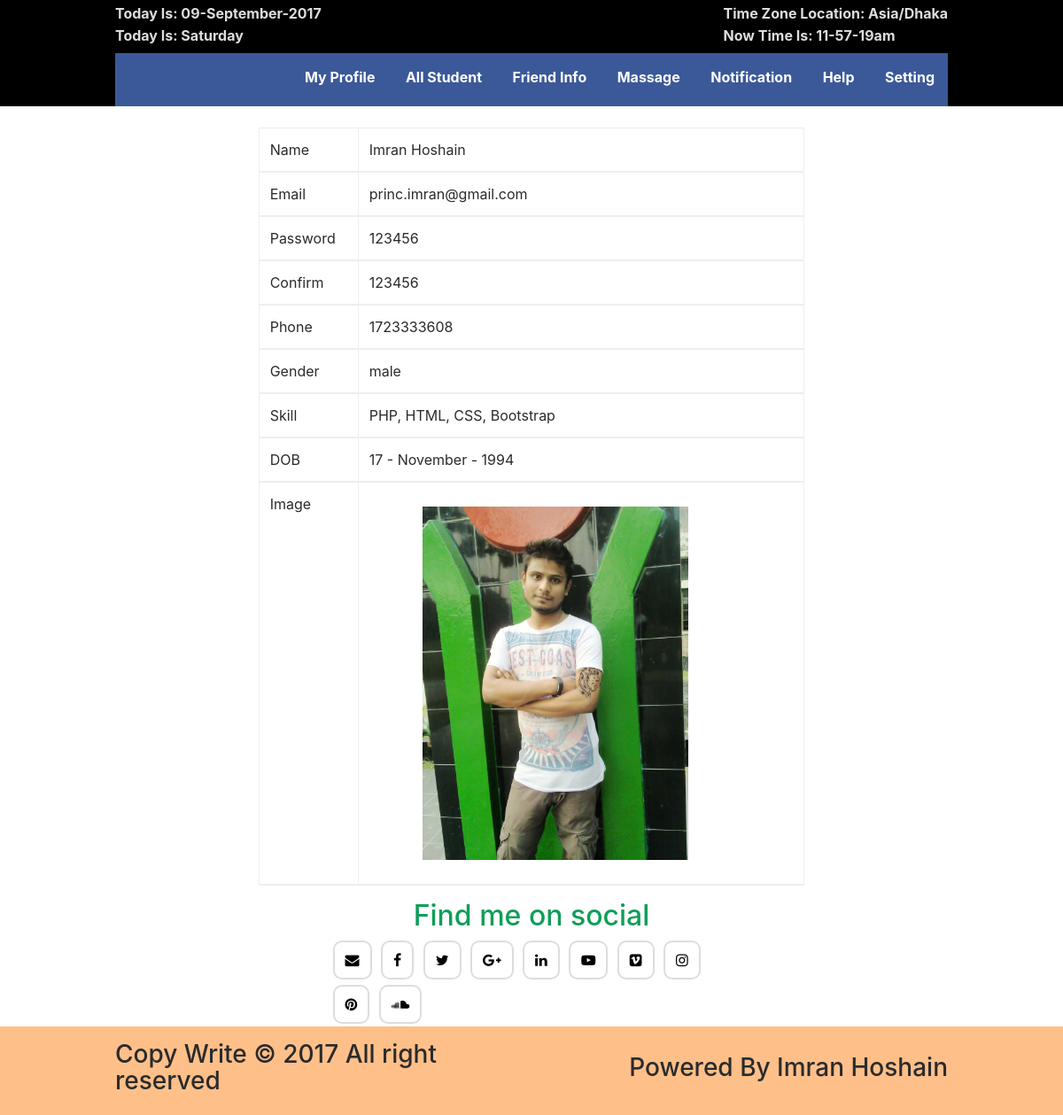
The app's page /user_profile.php?id=24 with its own data.
### tables this page shows
CREATE TABLE `user_info` (
  `id` int(11) NOT NULL,
  `name` varchar(255) NOT NULL,
  `email` varchar(255) NOT NULL,
  `password` varchar(40) NOT NULL,
  `confirm` varchar(40) NOT NULL,
  `phone` int(20) NOT NULL,
  `radio` varchar(255) NOT NULL,
  `optradio` varchar(255) NOT NULL,
  `dob` varchar(255) NOT NULL,
  `image` varchar(255) NOT NULL
);

### user_profile.php (the view, shortened to what this page needs)
<?php
$db = new PDO('mysql:host=localhost;dbname=imrandb;charset=utf8mb4', 'root', '');
$query = "SELECT * FROM `user_info` WHERE id =" .$_GET['id'];
$stmt = $db->query($query);
$data = $stmt->fetch(PDO::FETCH_ASSOC);
?>
<!DOCTYPE html>
<html lang="en">
<head>
    <link type="text/css" href="css/bootstrap.min.css" rel="stylesheet">
    <link type="text/css" href="css/font-awesome.min.css" rel="stylesheet">
    <link type="text/css" href="style.css" rel="stylesheet">
    <link type="text/css" href="css/responsive.css" rel="stylesheet">
</head>
<body>
   <header>
        <?php include 'header.php';?>
    </header>
    <br>
    <div class="my-work">
        <div class="container">
            <div class="row">
                <div class="col-md-8 offset-md-2">
                    <table class="table table-bordered">
                        <thead>
                            <tr>
                                <td>Name</td>
                                <td>
                                    <?php echo $data['name']; ?>
                                </td>
                            </tr>
                            <tr>
                                <td>Email</td>
                                <td>
                                    <?php echo $data['email']; ?>
                                </td>
                            </tr>
                            <tr>
                                <td>Password</td>
                                <td>
                                    <?php echo $data['password']; ?>
                                </td>
                            </tr>
                            <tr>
                                <td>Confirm </td>
                                <td>
                                    <?php echo $data['confirm']; ?>
                                </td>
                            </tr>
                            <tr>
                                <td>Phone </td>
                                <td>
                                    <?php echo $data['phone']; ?>
                                </td>
                            </tr>
                            <tr>
                                <td>Gender</td>
                                <td>
                                    <?php echo $data['radio']; ?>
                                </td>
                            </tr>
                            <tr>
                                <td>Skill</td>
                                <td>
                                    <?php echo $data['optradio']; ?>
                                </td>
                            </tr>
                            <tr>
                                <td>DOB</td>
                                <td>
                                    <?php echo $data['dob']; ?>
                                </td>
                            </tr>
                            <tr>
                                <td>Image</td>
                                <td><img src="img/<?php echo $data['image'] ?>" alt="" width="300"></td>
                            </tr>
                        </thead>
                    </table>
                </div>
            </div>
        </div>
    </div>
    <footer>
        <?php include 'footer.php';?>
    </footer>
</body>
</html>

### header.php (shortened to what this page needs)
<!DOCTYPE html>
<html lang="en">
<head>
    <link type="text/css" href="css/bootstrap.min.css" rel="stylesheet">
    <link type="text/css" href="css/font-awesome.min.css" rel="stylesheet">
    <link type="text/css" href="style.css" rel="stylesheet">
    <link type="text/css" href="css/responsive.css" rel="stylesheet">
</head>
<body>
    <header>
        <div class="container">
            <div class="header-top">
                <div class="header-top-left">
                    <?php echo "<p> Today Is: ".date("d-F-Y")."</p>";
                          echo "<p> Today Is: ".date("l")."</p>";
                    ?>
                </div>
                <div class="header-top-right">
                    <?php
                    echo "<p> Time Zone Location: ".date_default_timezone_get()."</p>";
                    echo "<p> Now Time Is: ".date("h-i-sa")."</p>";
                     ?>
                </div>
            </div>
            <div class="header-bottom">
                <nav class="mainmenu">
                    <ul>
                        <li><a href="">My Profile</a></li>
                        <li><a href="">All Student</a></li>
                        <li><a href="">Friend Info</a></li>
                        <li><a href="">Massage</a></li>
                        <li><a href="">Notification</a></li>
                        <li><a href="">Help</a></li>
                        <li><a href="">Setting</a>
                        </li>
                    </ul>
                </nav>
            </div>
        </div>
    </header>
</body>
</html>

### footer.php (shortened to what this page needs)
<!DOCTYPE html>
<html lang="en">
<head>
    <link type="text/css" href="css/bootstrap.min.css" rel="stylesheet">
    <link type="text/css" href="css/font-awesome.min.css" rel="stylesheet">
    <link type="text/css" href="style.css" rel="stylesheet">
    <link type="text/css" href="css/responsive.css" rel="stylesheet">
</head>
<body>
    <footer>
        <div id="contact" class="contact-area">
            <div class="container">
                <div class="row">
                    <div class="col-md-6 offset-md-3">
                        <div class="social-icon">
                            <h2>Find me on social</h2>
                            <a href="mailto:princ.imran@gmail.com">
                                <i class="fa fa-envelope"></i>
                            </a>
                            <a href="https://www.facebook.com/spyhacker2u">
                                <i class="fa fa-facebook"></i>
                            </a>
                            <a href="https://www.twitter.com/i4u_imran">
                                <i class="fa fa-twitter"></i>
                            </a>
                            <a href="http://plus.google.com/u/0/+">
                                <i class="fa fa-google-plus"></i>
                            </a>
                            <a href="http://www.linkedin.com/in/">
                                <i class="fa fa-linkedin"></i>
                            </a>
                            <a href="http://www.youtube.com/">
                                <i class="fa fa-youtube-play"></i>
                            </a>
                            <a href="https://www.vimeo.com/">
                                <i class="fa fa-vimeo-square"></i>
                            </a>
                            <a href="http://www.instagram.com/">
                                <i class="fa fa-instagram"></i>
                            </a>
                            <a href="http://www.pinterest.com/">
                                <i class="fa fa-pinterest"></i>
                            </a>
                            <a href="http://www.soundcloud.com/">
                                <i class="fa fa-soundcloud"></i>
                            </a>
                        </div>
                    </div>
                </div>
            </div>
        </div>
        <div class="footer-area">
            <div class="container">
                <div class="row">
                    <div class="col-md-6">
                        <div class="footer-left">
                            <h3>Copy Write &copy 2017 All right reserved</h3>
                        </div>
                    </div>
                    <div class="col-md-6">
                        <div class="footer-right">
                            <h3>Powered By Imran Hoshain</h3>
                        </div>
                    </div>
                </div>
            </div>
    </footer>
</body>
</html>

### style.css (style rules this page uses)
html { color: #222; font-size: 1em; line-height: 1.4; }
audio, canvas, iframe, img, svg, video { vertical-align: middle; }
header { background: #000 none repeat scroll 0 0; }
.header-top { min-height: 60px; }
.header-top-left { float: left; }
.header-top-right { float: right; }
.header-top p { color: #ddd; font-weight: 700; line-height: 20px; margin: 5px 0; }
.header-bottom { background: #3b5998 none repeat scroll 0 0; min-height: 60px; }
.mainmenu { float: right; }
.mainmenu ul { list-style: outside none none; margin: 15px 0; padding: 0; }
.mainmenu li { display: inline-block; position: relative; }
.mainmenu ul li a { padding: 15px; font-weight: 700; color: #fff; text-decoration: none; }
img { margin: 15px 60px; }
.social-icon h2 { color: #109e59; text-align: center; }
.social-icon i { border: 2px solid #ddd; border-radius: 10px; color: #000; font-size: 16px; margin: 3px; padding: 12px; }
.footer-area { background: #ffbf89 none repeat scroll 0 0; }
.footer-right { float: right; -webkit-box-pack: center; -ms-flex-pack: center; justify-content: center; -webkit-box-orient: vertical; -webkit-box-direction: normal; -ms-flex-direction: column; flex-direction: column; display: -webkit-box; display: -ms-flexbox; display: flex; height: 100px; }
.footer-left { float: left; -webkit-box-pack: center; -ms-flex-pack: center; justify-content: center; -webkit-box-orient: vertical; -webkit-box-direction: normal; -ms-flex-direction: column; flex-direction: column; display: -webkit-box; display: -ms-flexbox; display: flex; height: 100px; }

### css/responsive.css (style rules this page uses)
@media only screen and (min-width: 992px) and (max-width: 1200px) { .container { width: 970px; } }

### records on screen
user_info: name "Imran Hoshain", email "princ.imran@gmail.com", password "123456", confirm "123456", phone "1723333608", radio "male", optradio "PHP, HTML, CSS, Bootstrap", dob "17 - November - 1994", image (picture)

### other values on screen
date_default_timezone_get() "Asia/Dhaka"
